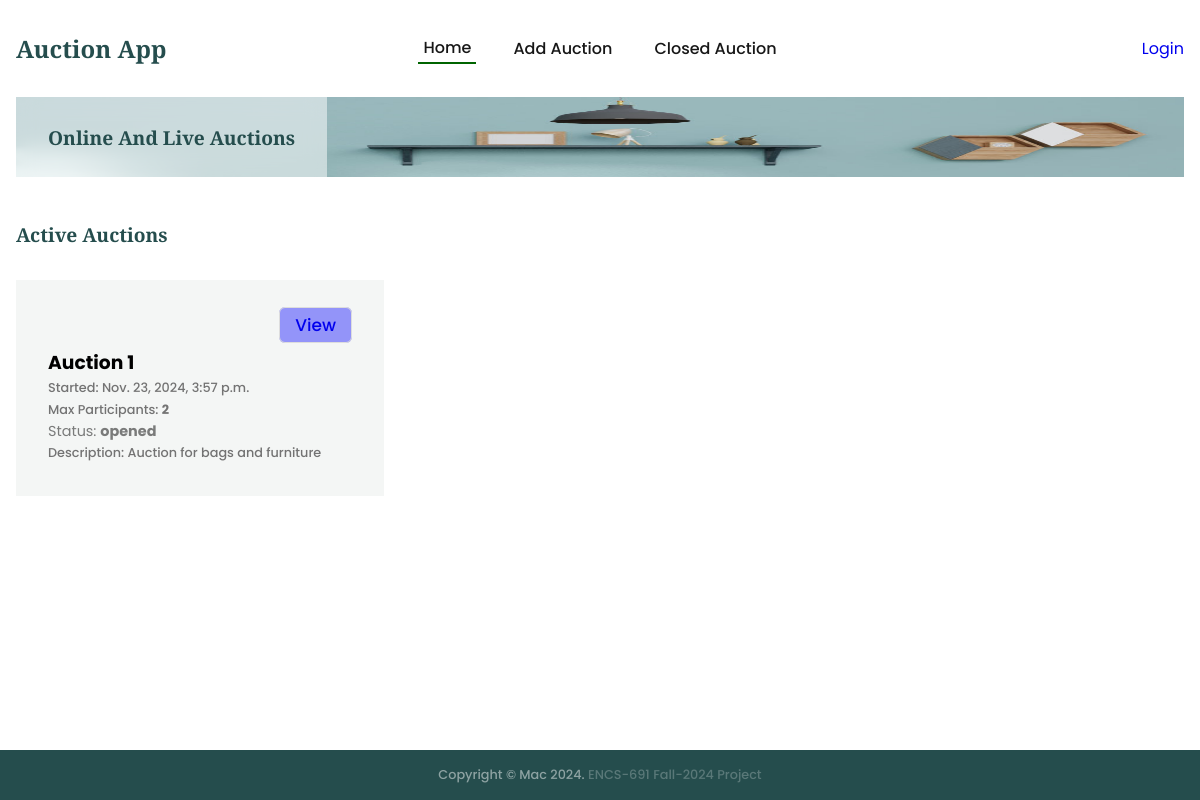
Before: / with the older database file.
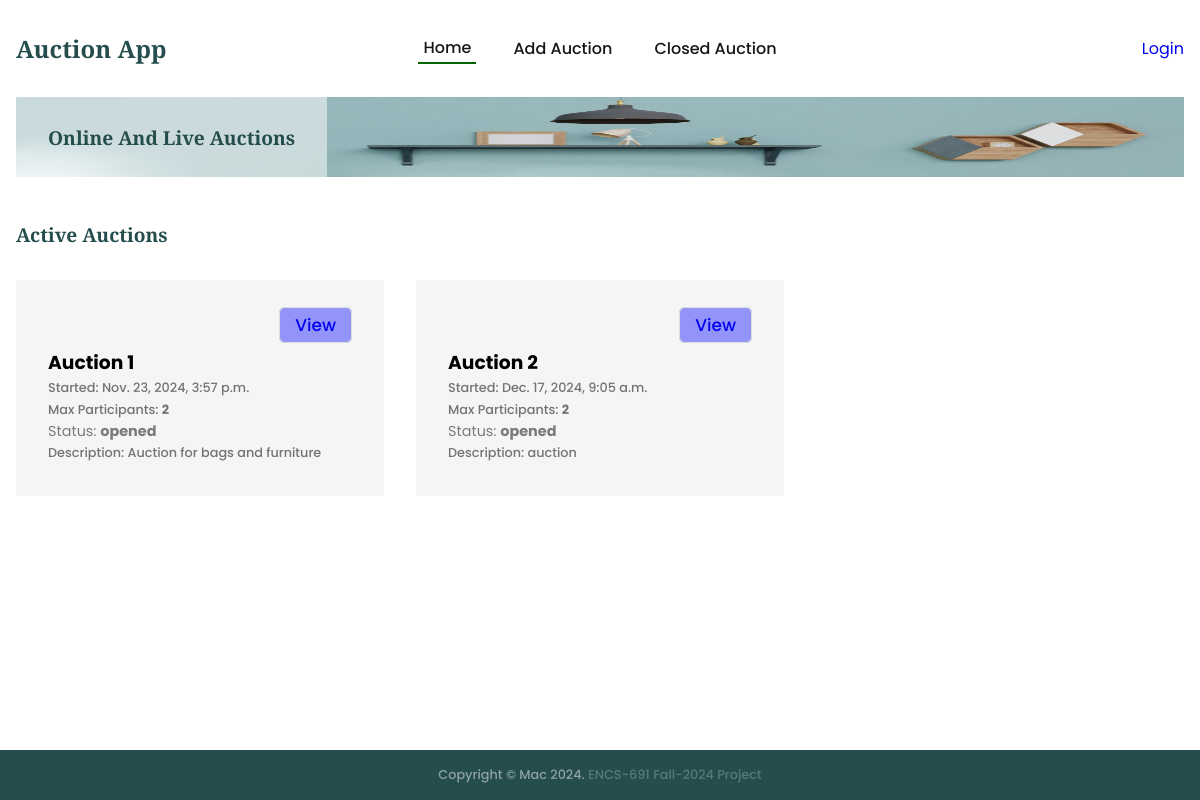
After: the same page with the newer database file.
### auctions/models.py (models this page shows, shortened)
class Auction(models.Model):
    name = models.CharField(max_length=200)
    description = models.CharField(max_length=200)
    status = models.CharField(max_length=200, default='opened')
    auction1 = models.CharField(max_length=200, default='0')
    maxparticipant = models.CharField(max_length=200, default='0')
    username = models.CharField(max_length=200, default='-')
    createdat = models.DateTimeField(default=timezone.now)

### auctions/views.py (the view)
# urls.py: path('', views.index, name='index'),
def index(req):
    context = {
        'pageOptions':{
            'page':'index',
            'buttonLabel':'View',
            'header':'Active Auctions',
            'index': 'active-menu'
        }
    }
    try:
        filteredAuction = Auction.objects.filter(status='opened')
    except:
        logging.error('Index: Auctions not found')
        return render(req, 'auctions/index.html', context=context)
    else:
        context['auctions'] = filteredAuction
        return render(req, 'auctions/index.html', context=context)

### templates/auctions/index.html
{% extends "base.html" %}
{% block content %}
<section class="section__container product__container" id="product">
    {% include "auctions/message.html" %}
    {% if pageOptions %}
    <h4 class="section__header">{{pageOptions.header}}</h4>
    {% if auctions %}
    <div class="product__grid">
        {% for auction in auctions %}
        <div class="product__card">
            <div class="auction__btn">
                <div class="btn-div">
                    <a class="bid-btn" href="{% url 'auctions:auctionIndex' auction.id %}?page={{pageOptions.page}}">
                        {{pageOptions.buttonLabel}}
                    </a>
                </div>
            </div>
            <h3>{{auction.name}}</h3>
            <p>Started: {{auction.createdat}}</p>
            <p>Max Participants: <strong>{{auction.maxparticipant}}</strong></p>
            <div class="product-status">Status: <strong>{{auction.status}}</strong></div>
            <p>Description: {{auction.description}}</p>
        </div>
        {% endfor %}
    </div>
    {% else %}
    <div class="auction-notice">No {{pageOptions.header}} available</div>
    {% endif %}
    {% endif %}
</section>
{% endblock %}

Changed rows visible on the page:
added Auction: buttonLabel "View", name "Auction 2", createdat "Dec. 17, 2024, 9:05 a.m.", maxparticipant "2", status "opened", description "auction"
